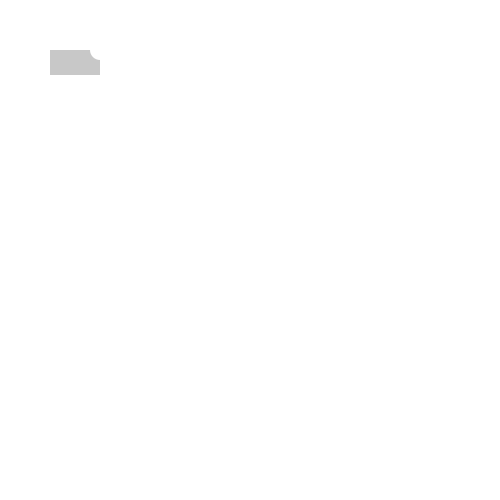
Frame 1 (no input)
Frame 60 (the mouse pressed at the canvas centre just before this capture): identical to frame 1, image omitted
Frame 120 (the mouse held since frame 60 and released just before this capture): identical to frame 1, image omitted

The Processing sketch that drew this single still picture (run headless with seeded random() and noise(); from frame 60 on, the mouse is pressed at the canvas centre):

// Processing sketch: sketch_drawBot
// ── sketch_drawBot.pde
Robot robot = new Robot();
 
void setup()
{
  size(500, 500);
  robot = new Robot();
}
 
void draw()
{
  background(255);
  robot.draw();
  robot.move();
}

// ── MoveBot.pde
public class Robot
{
  public PVector position;   // Position of the robot.
  public PVector velocity;   // Amount it moves on each redraw.
  public float size;         // Size of robot.
  public color colour;       // Colour of robot.
 
  // Initialises the robot's state.
  public Robot()
  {
    position = new PVector(width/2, height/2);
    velocity = new PVector(random(0,5),random(-2,2));
    //    velocity = new PVector(random(-2,2),random(-2,2));
    size     = 100;
    colour   = color(0, 0, 0);
  }
 
   //Draws the robot at its current position.
  void draw()
  {
    noStroke();
    //fill(colour);
    //rect(position.x, position.y, size, size);
    //delay(60);
    designRobot dr = new designRobot();
    dr.draw();
  }
 
  // Moves the robot according to its current velocity.
  void move()
  {
    position.x = (position.x + velocity.x);
    position.y = (position.y + velocity.y);
 
    if (position.x < 0)
    {
      velocity.x = -1 * velocity.x; // If robot at left of sketch move to right.
    }
    else if (position.x > width-size)
    {
      velocity.x = -1 * velocity.x; // If robot at right of sketch move to left.
    }
 
    if (position.y < 0)
    {
      velocity.y = -1 * velocity.y; // If robot at top of sketch move down.
    }
    else if (position.y > height-size)
    {
      velocity.y = -1 * velocity.y; // If robot at bottom of sketch move  up.
    }
  }
}

// ── designRobot.pde
//import Robot;
Robot mb = new Robot();

class designRobot
{
  void draw() {
    fill(200);
    rect(mb.position.x, mb.position.y, mb.size/2, mb.size/4);
    fill(255);
    circle(mb.position.x+50, mb.position.y, mb.size/5);
  }
}
